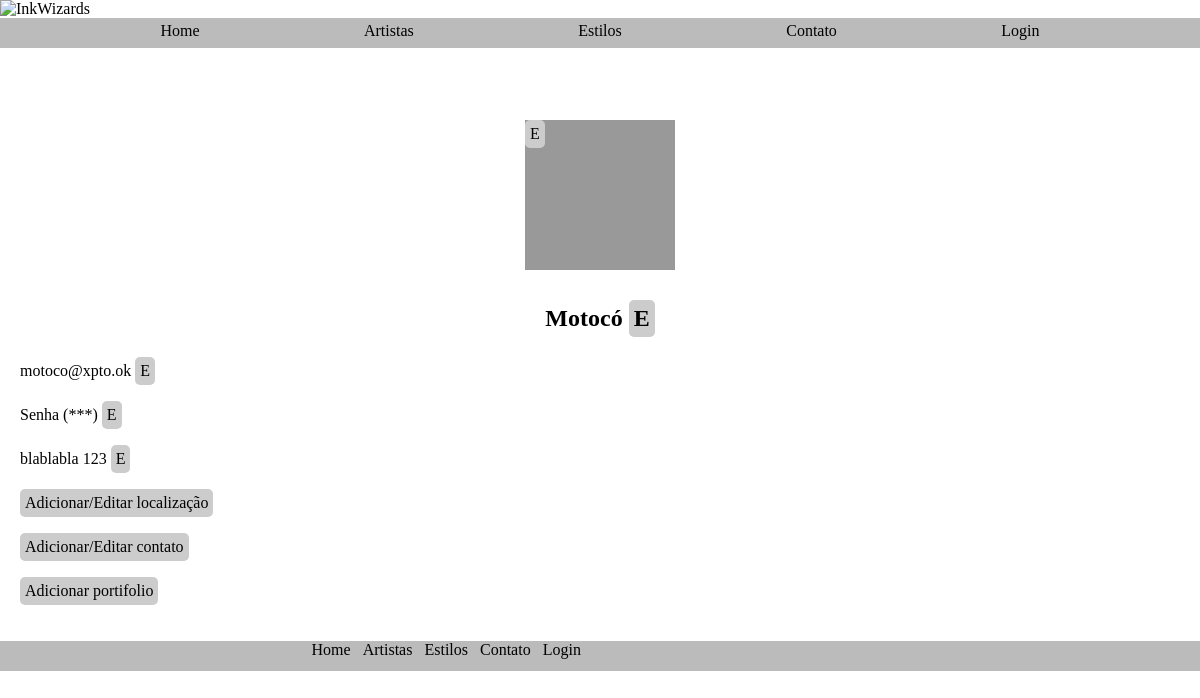
Page /admin/perfil-logado.php?id=1 on the earlier database version.
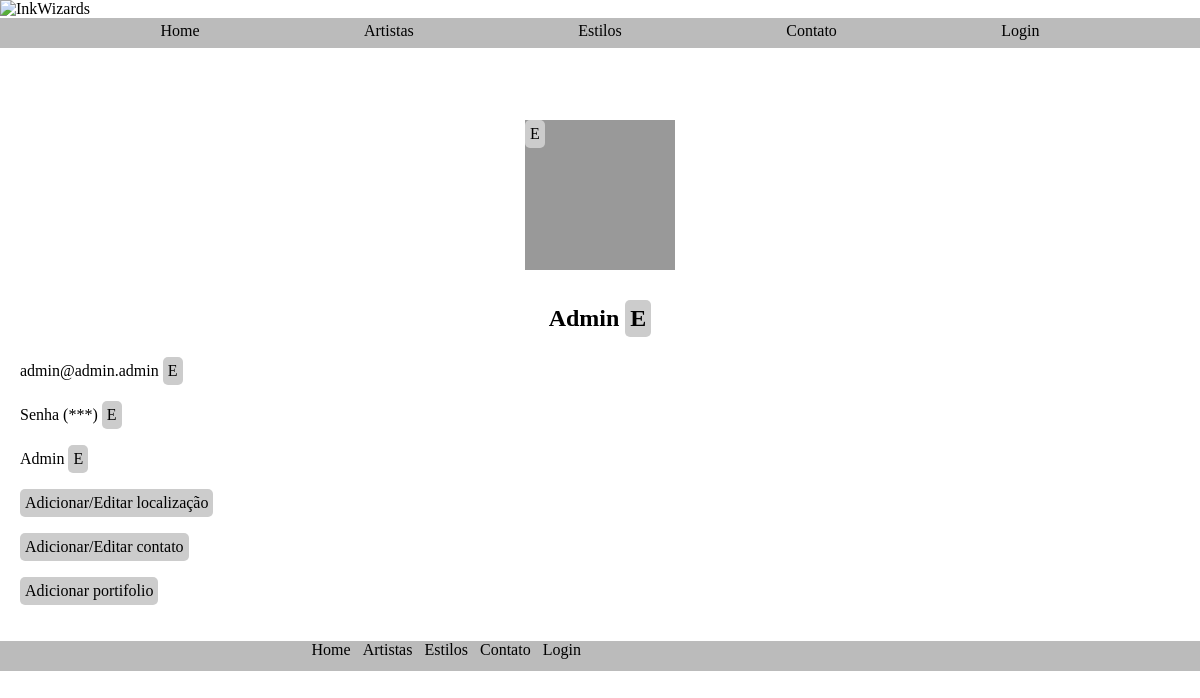
Same page on the later database version.
### tables this page shows
CREATE TABLE `usuarios` (
  `id` smallint(6) NOT NULL,
  `foto_perfil` varchar(45) NOT NULL,
  `nome` varchar(45) NOT NULL,
  `descricao` text NOT NULL,
  `email` varchar(45) NOT NULL,
  `senha` varchar(45) NOT NULL,
  `tipo` enum('admin','tatuador','cliente') NOT NULL
);

### src/Banco.php (called while the page is built, shortened)
<?php
abstract class Banco {
    private static string $servidor = "localhost";
    private static string $usuario = "root";
    private static string $senha = "";
    private static string $banco = "inkwizards";
    private static PDO $conexao;
    public static function conecta():PDO {
        try {
            self::$conexao = new PDO(
                "mysql:host=".self::$servidor.";dbname=".self::$banco.";charset=utf8",self::$usuario, self::$senha
            );
            self::$conexao->setAttribute(
                PDO::ATTR_ERRMODE,
                PDO::ERRMODE_EXCEPTION
            );
        } catch(Exception $erro){
            die("Deu ruim: ".$erro->getMessage());
        }
        return self::$conexao;
    }
}

### src/Tatuador.php (called while the page is built, shortened)
<?php
class Tatuador {
    private int $id;
    private PDO $conexao;
    public function __construct(){
        $this->conexao = Banco::conecta();
    }
    public function exibirUm():array {
        $sql = "SELECT * FROM usuarios WHERE id = :id";
        try {
            $consulta = $this->conexao->prepare($sql);
            $consulta->bindValue(":id", $this->id, PDO::PARAM_STR);
            $consulta->execute();
            $resultado = $consulta->fetch(PDO::FETCH_ASSOC);
        } catch (Exception $erro) {
            die("Erro ao exibir: ".$erro->getMessage());
        }
        return $resultado;
    }
    public function setId(int $id): self {
        $this->id = filter_var($id, FILTER_SANITIZE_NUMBER_INT);
        return $this;
    }
}

### admin/perfil-logado.php (the view, shortened to what this page needs)
<?php
require "../includes/cabecalho-admin.php";
$tatuador = new Tatuador;
$tatuador->setId($_GET['id']);
$dadosTatuador = $tatuador->exibirUm();
?>
    <section class="dados-perfil">
        <div id="foto-de-perfil"><a href="atualizar-perfil.php">E</a></div>
        <h1 class="nome-perfil"><?=$dadosTatuador['nome']?> <a href="atualizar-perfil.php">E</a></h1>
        <p><?=$dadosTatuador['email']?> <a href="atualizar-perfil.php">E</a></p>
        <p>Senha (***) <a href="atualizar-perfil.php">E</a></p>
        <p><?=$dadosTatuador['descricao']?> <a href="atualizar-perfil.php">E</a></p>
        <p><a href="localizacao.php">Adicionar/Editar localização</a></p>
        <p><a href="contato-tatuador.php">Adicionar/Editar contato</a></p>
        <p><a href="adicionar-portifolio">Adicionar portifolio</a></p>
    </section>
<?php require "../includes/rodape.php" ?>

### includes/cabecalho-admin.php (shortened to what this page needs)
<!DOCTYPE html>
<html lang="pt-br">
<head>
    <link rel="stylesheet" href="../css/index.css">
</head>
<body>
<header>
    <div class="navegacao center">
        <img src="" class="logo" alt="InkWizards">
        <nav>
            <a href="#">Home</a>
            <a href="#">Artistas</a>
            <a href="#">Estilos</a>
            <a href="#">Contato </a>
            <a href="#">Login</a>
        </nav>
    </div>
</header>
<main>

### includes/rodape.php (shortened to what this page needs)
</main>
    <footer>
        <div>
        <nav>
            <a href="#">Home</a>
            <a href="#">Artistas</a>
            <a href="#">Estilos</a>
            <a href="#">Contato </a>
            <a href="#">Login</a>
        </nav>
        </div>
    </footer>
</body>
</html>

### css/index.css (style rules this page uses)
* { box-sizing: border-box; }
html { font-size: 16px; }
body { margin: 0; }
main { margin: 10px; }
:root { --color-primary: #242C33; --color-secondary: #CB002D; --color-black: #000; --color-white: #FFF; }
.center { margin: auto; width: 100%; }
h1 { padding-top: 10px; }
header { height: 6.25rem; flex-shrink: 0; }
.navegacao nav { background: #BBB; height: 1.875rem; flex-shrink: 0; display: flex; justify-content: space-evenly; }
.navegacao a { text-decoration: none; padding: 4px; color: #000; }
footer { background: #BBB; height: 1.875rem; flex-shrink: 0; display: flex; justify-content: space-evenly; }
footer a { text-decoration: none; padding: 4px; color: #000; }
#foto-de-perfil { background-color: #999; height: 150px; margin: auto; width: 150px; }
.nome-perfil { text-align: center; }
.dados-perfil { padding: 10px; }
.dados-perfil a, .botao-voltar { background-color: #CCC; border-radius: 5px; color: #000; display: inline-block; padding: 5px; text-decoration: none; }

Differences in the rows shown:
changed usuarios: nome "Motocó" → "Admin"; email "motoco@xpto.ok" → "admin@admin.admin"; descricao "blablabla 123" → "Admin"
